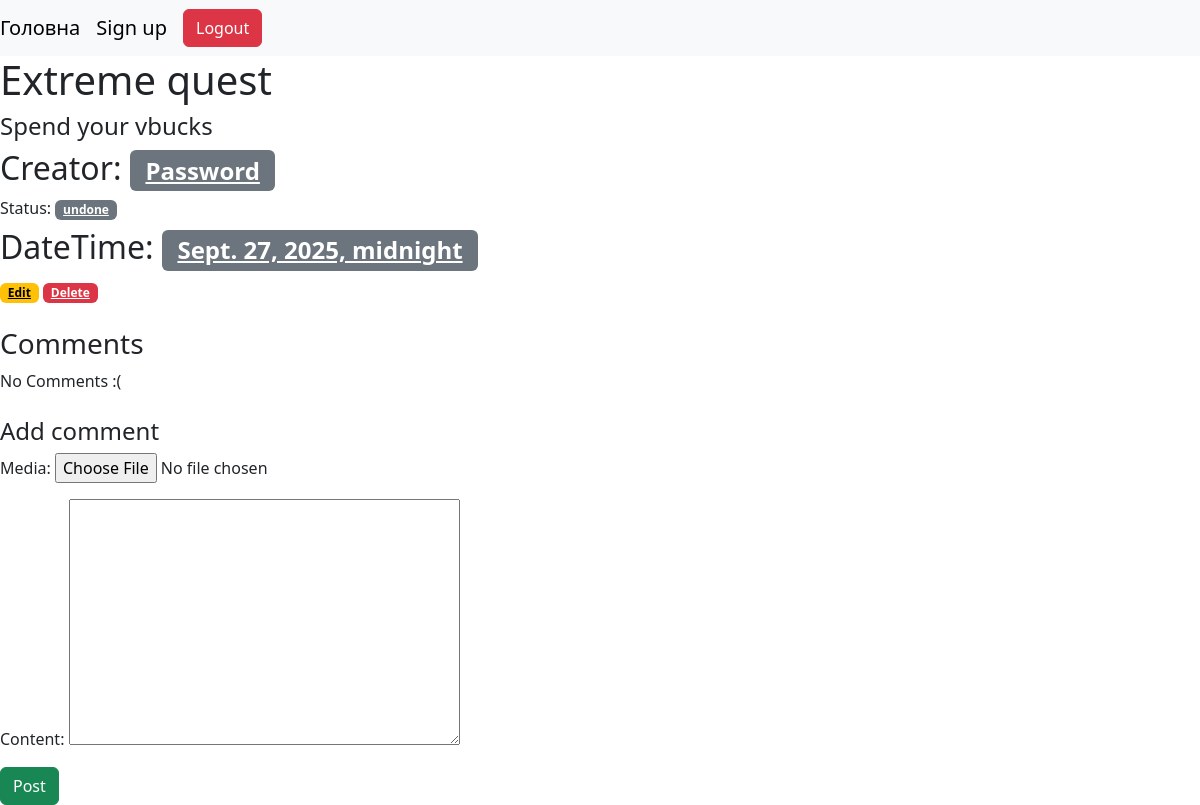
Page /1/detail/ on the committed database.
### task_maker/models.py (models this page shows, shortened)
class Task(models.Model):
    title = models.CharField(max_length=255)
    description = models.TextField()
    status = models.CharField(max_length=20)
    user = models.ForeignKey(User, on_delete=models.CASCADE)
    published_at = models.DateTimeField(auto_now_add=True)
    due_datetime = models.DateTimeField(null=True)
    project = models.ForeignKey(Project, on_delete=models.CASCADE)

### task_maker/views.py (the view, shortened to what this page needs)
# urls.py: path('<int:pk>/detail/', TaskDetailView.as_view(), name='task_detail'),
class TaskDetailView(DetailView):
    model = Task
    template_name = "Tasks/task_detail.html"
    context_object_name = 'task'
    def get_context_data(self, **kwargs):
        context = super().get_context_data()
        context['comment_form'] = CommentsForm()
        return context

### task_maker/forms.py
class CommentsForm(forms.ModelForm):
    class Meta:
        model = Comment
        fields = ["media", "content"]
        widgets = {
            "media": forms.FileInput()
        }

### template/Tasks/task_detail.html (shortened to what this page needs)
{% extends "base.html" %}
{% block content %}
{% load extra_tags %}
    <h1>{{ task.title }}</h1>
    <h4>{{ task.description }}</h4>
    <h2>Creator: <a class="badge text-bg-secondary">{{ task.user }}</a></h2>
    <h6>Status: <a class="badge text-bg-secondary">{{ task.status }}</a></h6>
    <h2>DateTime: <a class="badge text-bg-secondary">{{ task.due_datetime }}</a></h2>
    <a href="{% url 'task_edit' task.id %}" class="badge text-bg-warning">Edit</a>
    <a href="{% url 'task_delete' task.id %}" class="badge text-bg-danger">Delete</a>
<div class="comments mt-4">
    <h3>Comments</h3>
        {% for comment in task.comments.all %}
            <div class="comment mb-2">
                <p>{{ comment.content }}</p>
                {% if comment.media %}
                    <div class="comment-media">
                        {% if comment.media.url|endswith:".jpg" or comment.media.url|endswith:".png" or comment.media.url|endswith:".jpeg" %}
                            <img src="{{ comment.media.url }}" alt="Зображення коментаря" style="max-width: 1000px">
                        {% elif comment.media.url|endswith:".mp4" %}
                            <video width="320", height="240" controls>
                                <source src="{{ comment.media.url }}" type="video/mp4">
                                Your browser does not support the video tag
                            </video>
                        {% else %}
                            <a href="{{ comment.media.url }}">Download this file</a>
                        {% endif %}
                    </div>
                {% endif %}
                <small>User: {{ comment.user.username }}</small>
       {% empty %}
                <p>No Comments :(</p>
       {% endfor %}
            </div>
<div class="add-comment mt-4">
    <h4>Add comment</h4>
    <form action="{% url 'task_detail' task.id %}" method="post" enctype="multipart/form-data">
        {{ comment_form.as_p }}
        <button type="submit" class="btn btn-success">Post</button>
    </form>
</div>
{% endblock %}

### rows in the picture
Task: title "Extreme quest", description "Spend your vbucks", user "Password", status "undone", due_datetime "Sept. 27, 2025, midnight"
